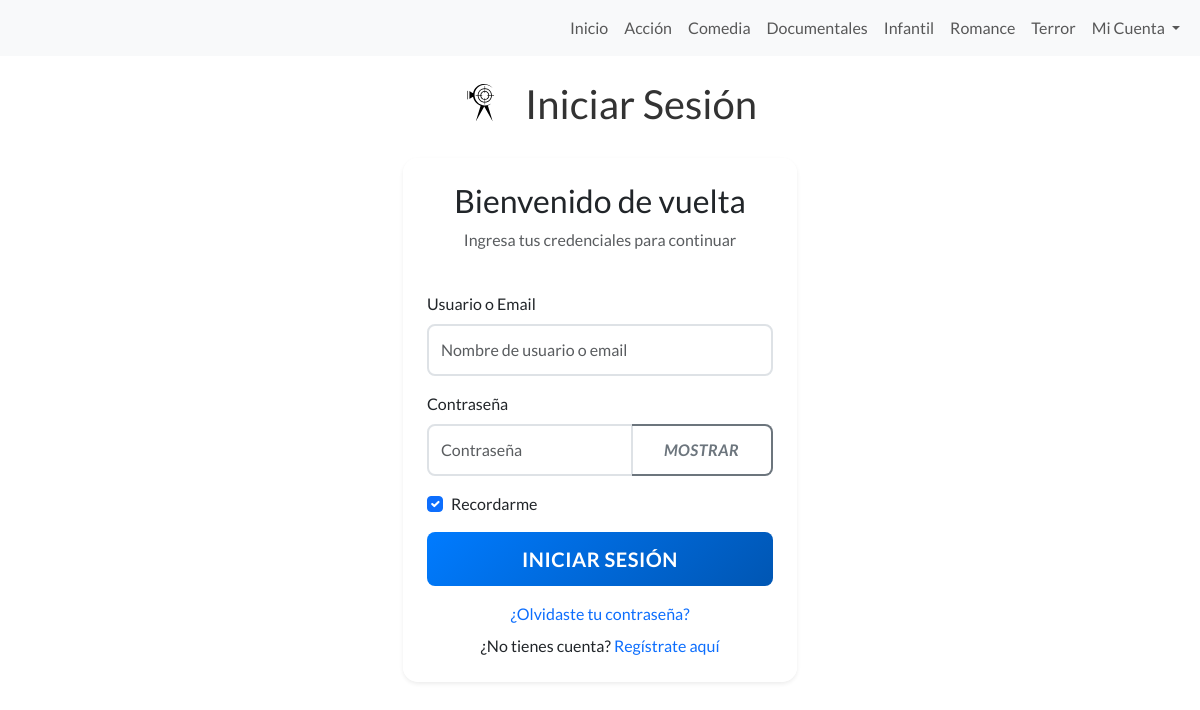
Page /iniciar-sesion/ on the committed database.
### core/models.py (models this page shows, shortened)
class Categoria(models.Model):
    nombre = models.CharField(max_length=50, unique=True)
    slug = models.SlugField(unique=True)
    descripcion = models.TextField(blank=True)
    class Meta:
        verbose_name = "Categoría"
        verbose_name_plural = "Categorías"
        ordering = ['nombre']

### core/views.py (the view)
# urls.py: path('iniciar-sesion/', views.iniciar_sesion, name='iniciar_sesion'),
def iniciar_sesion(request):
    if request.user.is_authenticated:
        return redirect('core:index')
    if request.method == 'POST':
        form = LoginForm(request.POST)
        if form.is_valid():
            username_or_email = form.cleaned_data['username']
            password = form.cleaned_data['password']
            remember_me = form.cleaned_data['remember_me']
            user = authenticate(request, username=username_or_email, password=password)
            if user is None:
                try:
                    from django.contrib.auth.models import User
                    user_obj = User.objects.get(email=username_or_email)
                    user = authenticate(request, username=user_obj.username, password=password)
                except User.DoesNotExist:
                    user = None
            if user is not None:
                login(request, user)
                if not remember_me:
                    request.session.set_expiry(0)  # Expira al cerrar navegador
                messages.success(request, f'¡Bienvenido de vuelta, {user.first_name or user.username}!')
                next_url = request.GET.get('next', 'core:index')
                return redirect(next_url)
            else:
                messages.error(request, 'Usuario o contraseña incorrectos.')
    else:
        form = LoginForm()
    return render(request, 'core/iniciar-sesion.html', {'form': form})

### core/forms.py
class LoginForm(forms.Form):
    username = forms.CharField(
        max_length=150,
        widget=forms.TextInput(attrs={
            'class': 'form-control',
            'placeholder': 'Nombre de usuario o email',
            'autocomplete': 'username'
        })
    )
    password = forms.CharField(
        widget=forms.PasswordInput(attrs={
            'class': 'form-control',
            'placeholder': 'Contraseña',
            'autocomplete': 'current-password'
        })
    )
    remember_me = forms.BooleanField(
        required=False,
        initial=True,
        widget=forms.CheckboxInput(attrs={
            'class': 'form-check-input'
        })
    )

### core/context_processors.py (called while the page is built)
def categorias_context(request):
    categorias = Categoria.objects.all().order_by('nombre')
    return {
        'categorias_nav': categorias
    }

### core/templates/core/iniciar-sesion.html (shortened to what this page needs)
{% extends 'core/base.html' %}
{% load static %}
{% block content %}
<header>
    <div class="filmscoper-icon">
        <img src="{% static 'core/img/icons/filmscoperlogo.svg' %}" alt="FilmScoper Logo">
    </div>
    <h1>Iniciar Sesión</h1>
</header>
<main class="container-fluid">
    <div class="row justify-content-center">
        <div class="col-12 col-lg-12">
            <form id="formLogin" method="post" class="card p-4 shadow-sm" novalidate>
                <div class="text-center mb-4">
                    <h2 class="card-title">Bienvenido de vuelta</h2>
                    <p class="text-muted">Ingresa tus credenciales para continuar</p>
                </div>
                <div class="mb-3">
                    <label for="{{ form.username.id_for_label }}" class="form-label">Usuario o Email</label>
                    {{ form.username }}
                </div>
                <div class="mb-3">
                    <label for="{{ form.password.id_for_label }}" class="form-label">Contraseña</label>
                    <div class="input-group">
                        {{ form.password }}
                        <button class="btn btn-outline-secondary" type="button" id="togglePassword">
                            <i id="eyeIcon">Mostrar</i>
                        </button>
                    </div>
                </div>
                <div class="mb-3 form-check">
                    {{ form.remember_me }}
                    <label class="form-check-label" for="{{ form.remember_me.id_for_label }}">
                        Recordarme
                    </label>
                </div>
                <div class="d-grid gap-2 mb-3">
                    <button type="submit" class="btn btn-primary btn-lg">Iniciar Sesión</button>
                </div>
                <div class="text-center">
                    <p class="mb-2">
                        <a href="{% url 'core:recuperar_password' %}" class="text-decoration-none">¿Olvidaste tu contraseña?</a>
                    </p>
                    <p class="mb-0">
                        ¿No tienes cuenta? <a href="{% url 'core:registro' %}" class="text-decoration-none">Regístrate aquí</a>
                    </p>
                </div>
            </form>
        </div>
    </div>
</main>
{% endblock %}

### core/templates/core/base.html (shortened to what this page needs)
{% load static %}
<!DOCTYPE html>
<html lang="es">
<head>
    <link href="https://cdn.jsdelivr.net/npm/bootstrap@5.3.7/dist/css/bootstrap.min.css"
          rel="stylesheet"
>
    <link rel="stylesheet" href="https://cdn.jsdelivr.net/npm/sweetalert2@11/dist/sweetalert2.min.css">
    <link rel="stylesheet" href="{% static 'core/css/styles.css' %}">
</head>
<body>
    <nav class="navbar navbar-expand-sm bg-body-tertiary w-100 fixed-top">
        <div class="container-fluid">
            <div class="collapse navbar-collapse" id="navbarNav">
                <ul class="navbar-nav ms-auto">
                    <li class="nav-item">
                        <a class="nav-link {% if request.resolver_match.url_name == 'index' %}disabled{% endif %}" href="{% url 'core:index' %}">Inicio</a>
                    </li>
                    {% for categoria in categorias_nav %}
                        <li class="nav-item">
                            <a class="nav-link {% if request.resolver_match.kwargs.categoria_slug == categoria.slug or request.resolver_match.url_name == categoria.slug %}disabled{% endif %}"
                               href="{% url 'core:categoria' categoria.slug %}">{{ categoria.nombre }}</a>
                        </li>
                    {% endfor %}
                    <li class="nav-item dropdown">
                        <a class="nav-link dropdown-toggle" href="#" role="button" data-bs-toggle="dropdown" aria-expanded="false">
                            {% if user.is_authenticated %}
                                {{ user.first_name|default:user.username }}
                            {% else %}
                                Mi Cuenta
                            {% endif %}
                        </a>
                    </li>
                </ul>
            </div>
        </div>
    </nav>
    <main>
        {% block content %}
        {% endblock %}
    </main>
</body>
</html>

### core/static/core/css/styles.css (style rules this page uses)
*::after, *::before { margin: 0; padding: 0; box-sizing: border-box; }
.dropdown-toggle::after { display: inline-block !important; margin-left: 0.255em; vertical-align: 0.255em; content: ""; border-top: 0.3em solid; border-right: 0.3em solid transparent; border-bottom: 0; border-left: 0.3em solid transparent; }
header { position: relative; display: flex; flex-direction: row; justify-content: center; align-items: center; padding: 10px 0 10px 0; margin-top: 50px; }
header h1 { font-family: 'Lato', sans-serif; font-size: 2.5rem; text-align: center; margin: 20px 0; color: #333; }
body { margin: 0 auto; max-width:max-content; font-family: 'Lato', sans-serif; background: white; }
h1 { font-family: 'Lato', sans-serif; font-size: 2.5rem; text-align: center; margin: 20px 0; color: #333; }
h2 { text-decoration: none; }
.filmscoper-icon { position: static; transform: none; margin-right: 2px; }
.filmscoper-icon img { width: 80px; height: 80px; }
img { max-width: 100%; padding : 0 }
.form-control { border: 2px solid #dee2e6; border-radius: 8px; padding: 0.75rem; font-size: 1rem; transition: all 0.3s ease; }
.btn-primary { background: linear-gradient(135deg, #007bff, #0056b3); border: none; border-radius: 8px; padding: 0.75rem 2rem; font-weight: 600; text-transform: uppercase; letter-spacing: 0.5px; transition: all 0.3s ease; }
.btn-outline-secondary { border: 2px solid #6c757d; border-radius: 8px; padding: 0.75rem 2rem; font-weight: 600; text-transform: uppercase; letter-spacing: 0.5px; transition: all 0.3s ease; }
.card { border: none; border-radius: 15px; box-shadow: 0 10px 30px rgba(0, 0, 0, 0.1); background: rgba(255, 255, 255, 0.95); backdrop-filter: blur(10px); }
.input-group .btn { border-left: none; }

### rows in the picture
Categoria: nombre "Acción"
Categoria: nombre "Comedia"
Categoria: nombre "Documentales"
Categoria: nombre "Infantil"
Categoria: nombre "Romance"
Categoria: nombre "Terror"
